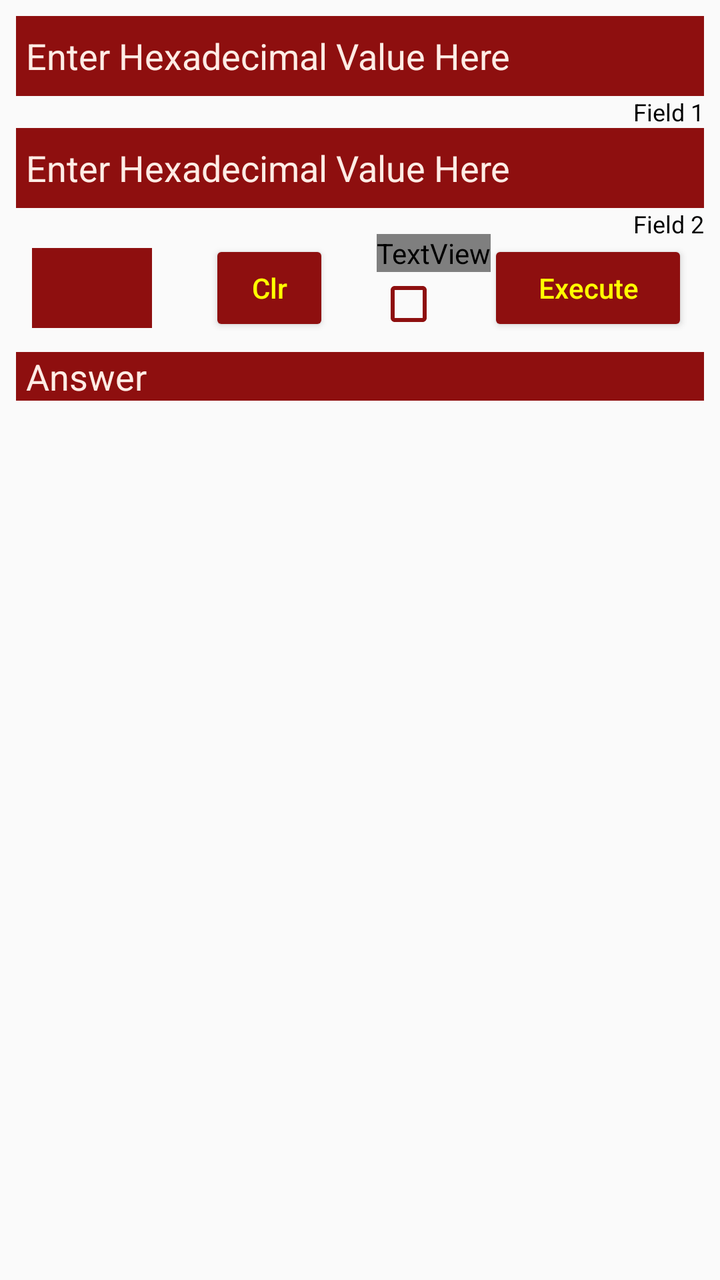
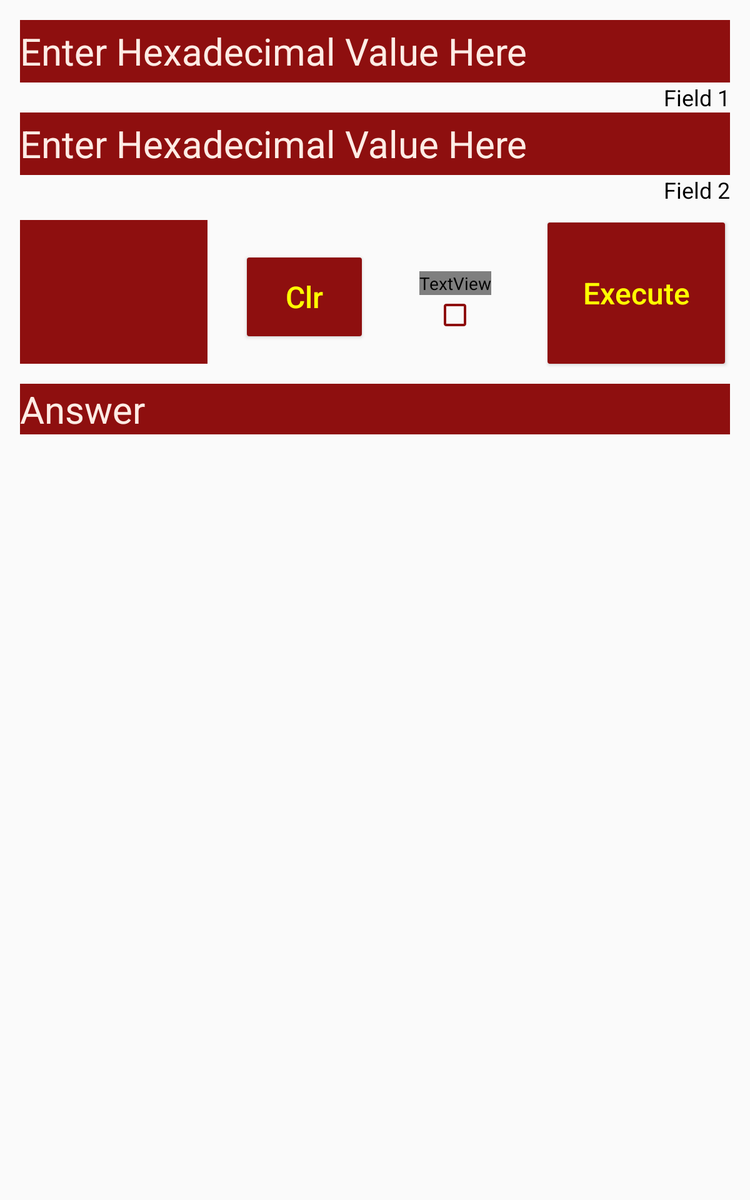

Compare how this app lays out the same screen by default and in its alternative resource folder. The renders come first, then the two layout files and the values they reference.
<!-- AndroidManifest.xml: application theme AppTheme -->
<!-- res/layout/hex_math_tab.xml -->
<?xml version="1.0" encoding="utf-8"?>
<androidx.constraintlayout.widget.ConstraintLayout xmlns:android="http://schemas.android.com/apk/res/android"
    xmlns:app="http://schemas.android.com/apk/res-auto"
    xmlns:tools="http://schemas.android.com/tools"
    android:layout_width="match_parent"
    android:layout_height="match_parent"
    android:focusable="true"
    android:clickable="true"
    android:background="@color/colorWhite"
    tools:context=".HexMathTab">


    <ScrollView
        android:layout_width="match_parent"
        android:layout_height="match_parent"
        android:fillViewport="true">

        <androidx.constraintlayout.widget.ConstraintLayout
            android:id="@+id/scrollCon"
            android:layout_width="match_parent"
            android:layout_height="wrap_content">

            <EditText
                android:id="@+id/hexEditText1"
                android:layout_width="0dp"
                android:layout_height="40dp"
                android:layout_marginStart="8dp"
                android:layout_marginTop="8dp"
                android:layout_marginEnd="8dp"
                android:background="@color/colorDevilRed"
                android:cursorVisible="true"
                android:digits="-1234567890ABCDEF"
                android:ems="10"
                android:hint="@string/hex_hint"
                android:importantForAutofill="no"
                android:inputType="none"
                android:maxLength="17"
                android:paddingStart="5dp"
                android:paddingEnd="5dp"
                android:textColor="@color/colorYellow"
                android:textColorHint="@color/colorLight"
                android:textCursorDrawable="@drawable/edit_text_cursor"
                android:textSize="18sp"
                app:layout_constraintEnd_toEndOf="parent"
                app:layout_constraintStart_toStartOf="parent"
                app:layout_constraintTop_toTopOf="parent" />

            <TextView
                android:id="@+id/hexCounterField1"
                android:layout_width="wrap_content"
                android:layout_height="wrap_content"
                android:text="@string/field1"
                android:textColor="@android:color/black"
                android:textSize="12sp"
                app:layout_constraintBottom_toTopOf="@+id/hexEditText2"
                app:layout_constraintEnd_toEndOf="@+id/hexEditText1" />

            <EditText
                android:id="@+id/hexEditText2"
                android:layout_width="0dp"
                android:layout_height="40dp"
                android:layout_marginStart="8dp"
                android:layout_marginTop="16dp"
                android:layout_marginEnd="8dp"
                android:background="@color/colorDevilRed"
                android:cursorVisible="true"
                android:digits="-1234567890ABCDEF"
                android:ems="10"
                android:hint="@string/hex_hint"
                android:importantForAutofill="no"
                android:inputType="none"
                android:maxLength="17"
                android:paddingStart="5dp"
                android:paddingEnd="5dp"
                android:textColor="@color/colorYellow"
                android:textColorHint="@color/colorLight"
                android:textCursorDrawable="@drawable/edit_text_cursor"
                android:textSize="18sp"
                app:layout_constraintEnd_toEndOf="parent"
                app:layout_constraintStart_toStartOf="parent"
                app:layout_constraintTop_toBottomOf="@+id/hexEditText1" />

            <TextView
                android:id="@+id/hexCounterField2"
                android:layout_width="wrap_content"
                android:layout_height="wrap_content"
                android:text="@string/field2"
                android:textColor="@android:color/black"
                android:textSize="12sp"
                app:layout_constraintBottom_toTopOf="@+id/hexButton"
                app:layout_constraintEnd_toEndOf="@+id/hexEditText2" />

            <Spinner
                android:id="@+id/hexSp"
                android:layout_width="60dp"
                android:layout_height="40dp"
                android:layout_marginStart="16dp"
                android:layout_marginTop="20dp"
                android:background="@color/colorDevilRed"
                android:contentDescription="@string/operator_choice"
                android:paddingStart="10dp"
                android:paddingEnd="10dp"
                android:theme="@style/SpinnerStyle"
                app:layout_constraintStart_toStartOf="parent"
                app:layout_constraintTop_toBottomOf="@+id/hexEditText2" />

            <Button
                android:id="@+id/hexClearFieldButton"
                android:layout_width="60dp"
                android:layout_height="48dp"
                android:layout_marginTop="16dp"
                android:backgroundTint="@color/colorDevilRed"
                android:contentDescription="@string/clear_fields"
                android:text="@string/clear"
                android:textAllCaps="false"
                android:textColor="@color/colorYellow"
                app:layout_constraintEnd_toStartOf="@+id/hexButton"
                app:layout_constraintHorizontal_bias="0.264"
                app:layout_constraintStart_toEndOf="@+id/hexSp"
                app:layout_constraintTop_toBottomOf="@+id/hexEditText2" />

            <Button
                android:id="@+id/hexButton"
                android:layout_width="100dp"
                android:layout_height="48dp"
                android:layout_marginTop="16dp"
                android:layout_marginEnd="16dp"
                android:backgroundTint="@color/colorDevilRed"
                android:contentDescription="@string/execute"
                android:text="@string/execute"
                android:textAllCaps="false"
                android:textColor="@color/colorYellow"
                app:layout_constraintEnd_toEndOf="parent"
                app:layout_constraintTop_toBottomOf="@+id/hexEditText2" />

            <TextView
                android:id="@+id/hexAnswer"
                android:layout_width="0dp"
                android:layout_height="wrap_content"
                android:layout_marginStart="8dp"
                android:layout_marginTop="8dp"
                android:layout_marginEnd="8dp"
                android:background="@color/colorDevilRed"
                android:ems="10"
                android:hint="@string/answer"
                android:importantForAutofill="no"
                android:paddingStart="5dp"
                android:paddingEnd="5dp"
                android:textColor="@color/colorYellow"
                android:textColorHint="@color/colorLight"
                android:textSize="18sp"
                app:layout_constraintEnd_toEndOf="parent"
                app:layout_constraintStart_toStartOf="parent"
                app:layout_constraintTop_toBottomOf="@+id/hexButton" />

            <FrameLayout
                android:id="@+id/hexKeyFrame"
                android:layout_width="0dp"
                android:layout_height="wrap_content"
                android:layout_marginStart="4dp"
                android:layout_marginEnd="4dp"
                app:layout_constraintBottom_toBottomOf="parent"
                app:layout_constraintEnd_toEndOf="parent"
                app:layout_constraintStart_toStartOf="parent"
                app:layout_constraintTop_toBottomOf="@+id/hexAnswer" />

            <CheckBox
                android:id="@+id/capsCheckBox"
                android:layout_width="wrap_content"
                android:layout_height="wrap_content"
                android:layout_marginTop="32dp"
                android:buttonTint="@color/colorDevilRed"
                android:contentDescription="@string/caps_lock"
                app:layout_constraintEnd_toStartOf="@+id/hexButton"
                app:layout_constraintStart_toEndOf="@+id/hexClearFieldButton"
                app:layout_constraintTop_toBottomOf="@+id/hexEditText2" />

            <TextView
                android:id="@+id/textView"
                android:layout_width="wrap_content"
                android:layout_height="wrap_content"
                android:text="@string/caps"
                android:textColor="@color/colorBlack"
                app:layout_constraintBottom_toTopOf="@+id/capsCheckBox"
                app:layout_constraintEnd_toEndOf="@+id/capsCheckBox"
                app:layout_constraintHorizontal_bias="0.0"
                app:layout_constraintStart_toStartOf="@+id/capsCheckBox" />
        </androidx.constraintlayout.widget.ConstraintLayout>
    </ScrollView>


</androidx.constraintlayout.widget.ConstraintLayout>
<!-- resources referenced by this layout -->
<resources>
  <color name="colorDevilRed">#8E0F0F</color>
  <color name="colorLight">#FFECE5</color>
  <color name="colorYellow">#ffff00</color>
  <!-- drawable edit_text_cursor (drawable) -->
  <?xml version="1.0" encoding="utf-8"?>
  <shape xmlns:android="http://schemas.android.com/apk/res/android">
      <size android:width="2dp" />
      <solid android:color="@color/colorYellow" />
  
  </shape>
  <string name="answer">Answer</string>
  <string name="caps">Caps</string>
  <string name="caps_lock">caps lock</string>
  <string name="clear">Clr</string>
  <string name="clear_fields">clear fields</string>
  <string name="execute">Execute</string>
  <string name="field1">Field 1</string>
  <string name="field2">Field 2</string>
  <string name="hex_hint">Enter Hexadecimal Value Here</string>
  <string name="operator_choice">operator choice</string>
  <style name="SpinnerStyle" parent="@android:style/Widget.TextView.SpinnerItem">
              <item name="android:textColor">@color/colorLight</item>
              <item name="android:background">@color/colorDevilRed</item>
              <item name="android:popupBackground">@color/colorDevilRed</item>
  
          </style>
  <style name="AppTheme" parent="Theme.AppCompat.Light.DarkActionBar">
          
          <item name="colorPrimary">@color/colorPrimary</item>
          <item name="colorPrimaryDark">@color/colorPrimaryDark</item>
          <item name="colorAccent">@color/colorAccent</item>
      </style>
  <color name="colorPrimary">#008577</color>
  <color name="colorPrimaryDark">#00574B</color>
  <color name="colorAccent">#D81B60</color>
</resources>
<!-- res/layout-sw600dp/hex_math_tab.xml (the repository's variant of the layout above) -->
<!-- drawn on a 7-inch tablet held upright -->
<?xml version="1.0" encoding="utf-8"?>
<androidx.constraintlayout.widget.ConstraintLayout xmlns:android="http://schemas.android.com/apk/res/android"
    xmlns:app="http://schemas.android.com/apk/res-auto"
    xmlns:tools="http://schemas.android.com/tools"
    android:layout_width="match_parent"
    android:layout_height="match_parent"
    android:focusable="true"
    android:clickable="true"
    android:background="@color/colorWhite"
    tools:context=".HexMathTab">


    <ScrollView
        android:layout_width="match_parent"
        android:layout_height="match_parent"
        android:fillViewport="true">

        <androidx.constraintlayout.widget.ConstraintLayout
            android:id="@+id/scrollCon"
            android:layout_width="match_parent"
            android:layout_height="wrap_content">

            <EditText
                android:id="@+id/hexEditText1"
                android:layout_width="0dp"
                android:layout_height="50dp"
                android:layout_marginStart="16dp"
                android:layout_marginTop="16dp"
                android:layout_marginEnd="16dp"
                android:background="@color/colorDevilRed"
                android:cursorVisible="true"
                android:digits="-1234567890ABCDEF"
                android:ems="10"
                android:hint="@string/hex_hint"
                android:importantForAutofill="no"
                android:inputType="none"
                android:maxLength="17"
                android:textColor="@color/colorYellow"
                android:textColorHint="@color/colorLight"
                android:textCursorDrawable="@drawable/edit_text_cursor"
                android:textSize="30sp"
                app:layout_constraintEnd_toEndOf="parent"
                app:layout_constraintStart_toStartOf="parent"
                app:layout_constraintTop_toTopOf="parent" />

            <TextView
                android:id="@+id/hexCounterField1"
                android:layout_width="wrap_content"
                android:layout_height="wrap_content"
                android:text="@string/field1"
                android:textColor="@android:color/black"
                android:textSize="18sp"
                app:layout_constraintBottom_toTopOf="@+id/hexEditText2"
                app:layout_constraintEnd_toEndOf="@+id/hexEditText1" />

            <EditText
                android:id="@+id/hexEditText2"
                android:layout_width="0dp"
                android:layout_height="50dp"
                android:layout_marginStart="16dp"
                android:layout_marginTop="24dp"
                android:layout_marginEnd="16dp"
                android:background="@color/colorDevilRed"
                android:cursorVisible="true"
                android:digits="-1234567890ABCDEF"
                android:ems="10"
                android:hint="@string/hex_hint"
                android:importantForAutofill="no"
                android:inputType="none"
                android:maxLength="17"
                android:textColor="@color/colorYellow"
                android:textColorHint="@color/colorLight"
                android:textCursorDrawable="@drawable/edit_text_cursor"
                android:textSize="30sp"
                android:theme="@style/SpinnerStyle"
                app:layout_constraintEnd_toEndOf="parent"
                app:layout_constraintStart_toStartOf="parent"
                app:layout_constraintTop_toBottomOf="@+id/hexEditText1" />

            <TextView
                android:id="@+id/hexCounterField2"
                android:layout_width="wrap_content"
                android:layout_height="wrap_content"
                android:layout_marginBottom="8dp"
                android:text="@string/field2"
                android:textColor="@android:color/black"
                android:textSize="18sp"
                app:layout_constraintBottom_toTopOf="@+id/hexButton"
                app:layout_constraintEnd_toEndOf="@+id/hexEditText2" />

            <Spinner
                android:id="@+id/hexSp"
                android:layout_width="150dp"
                android:layout_height="115dp"
                android:layout_marginStart="16dp"
                android:layout_marginTop="36dp"
                android:background="@color/colorDevilRed"
                android:contentDescription="@string/operator_choice"
                android:textSize="24sp"
                android:theme="@style/SpinnerStyle"
                app:layout_constraintStart_toStartOf="parent"
                app:layout_constraintTop_toBottomOf="@+id/hexEditText2" />

            <Button
                android:id="@+id/hexClearFieldButton"
                android:layout_width="100dp"
                android:layout_height="75dp"
                android:layout_marginTop="60dp"
                android:backgroundTint="@color/colorDevilRed"
                android:contentDescription="@string/clear_fields"
                android:text="@string/clear"
                android:textAllCaps="false"
                android:textColor="@color/colorYellow"
                android:textSize="24sp"
                app:layout_constraintEnd_toStartOf="@+id/hexButton"
                app:layout_constraintHorizontal_bias="0.165"
                app:layout_constraintStart_toEndOf="@+id/hexSp"
                app:layout_constraintTop_toBottomOf="@+id/hexEditText2" />

            <Button
                android:id="@+id/hexButton"
                android:layout_width="150dp"
                android:layout_height="125dp"
                android:layout_marginTop="32dp"
                android:layout_marginEnd="16dp"
                android:backgroundTint="@color/colorDevilRed"
                android:contentDescription="@string/execute"
                android:text="@string/execute"
                android:textAllCaps="false"
                android:textColor="@color/colorYellow"
                android:textSize="24sp"
                app:layout_constraintEnd_toEndOf="parent"
                app:layout_constraintTop_toBottomOf="@+id/hexEditText2" />

            <TextView
                android:id="@+id/hexAnswer"
                android:layout_width="0dp"
                android:layout_height="wrap_content"
                android:layout_marginStart="16dp"
                android:layout_marginTop="16dp"
                android:layout_marginEnd="16dp"
                android:background="@color/colorDevilRed"
                android:ems="10"
                android:hint="@string/answer"
                android:importantForAutofill="no"
                android:textColor="@color/colorYellow"
                android:textColorHint="@color/colorLight"
                android:textSize="30sp"
                app:layout_constraintEnd_toEndOf="parent"
                app:layout_constraintStart_toStartOf="parent"
                app:layout_constraintTop_toBottomOf="@+id/hexSp" />

            <FrameLayout
                android:id="@+id/hexKeyFrame"
                android:layout_width="0dp"
                android:layout_height="wrap_content"
                android:layout_marginStart="128dp"
                android:layout_marginEnd="128dp"
                app:layout_constraintBottom_toBottomOf="parent"
                app:layout_constraintEnd_toEndOf="parent"
                app:layout_constraintStart_toStartOf="parent"
                app:layout_constraintTop_toBottomOf="@+id/hexAnswer" />

            <CheckBox
                android:id="@+id/capsCheckBox"
                android:layout_width="wrap_content"
                android:layout_height="wrap_content"
                android:layout_marginTop="96dp"
                android:buttonTint="@color/colorDevilRed"
                android:contentDescription="@string/caps_lock"
                app:layout_constraintEnd_toStartOf="@+id/hexButton"
                app:layout_constraintStart_toEndOf="@+id/hexClearFieldButton"
                app:layout_constraintTop_toBottomOf="@+id/hexEditText2" />

            <TextView
                android:id="@+id/textView3"
                android:layout_width="wrap_content"
                android:layout_height="wrap_content"
                android:text="@string/caps"
                android:textColor="@color/colorBlack"
                android:textSize="18sp"
                app:layout_constraintBottom_toTopOf="@+id/capsCheckBox"
                app:layout_constraintEnd_toEndOf="@+id/capsCheckBox"
                app:layout_constraintStart_toStartOf="@+id/capsCheckBox" />
        </androidx.constraintlayout.widget.ConstraintLayout>
    </ScrollView>


</androidx.constraintlayout.widget.ConstraintLayout>
